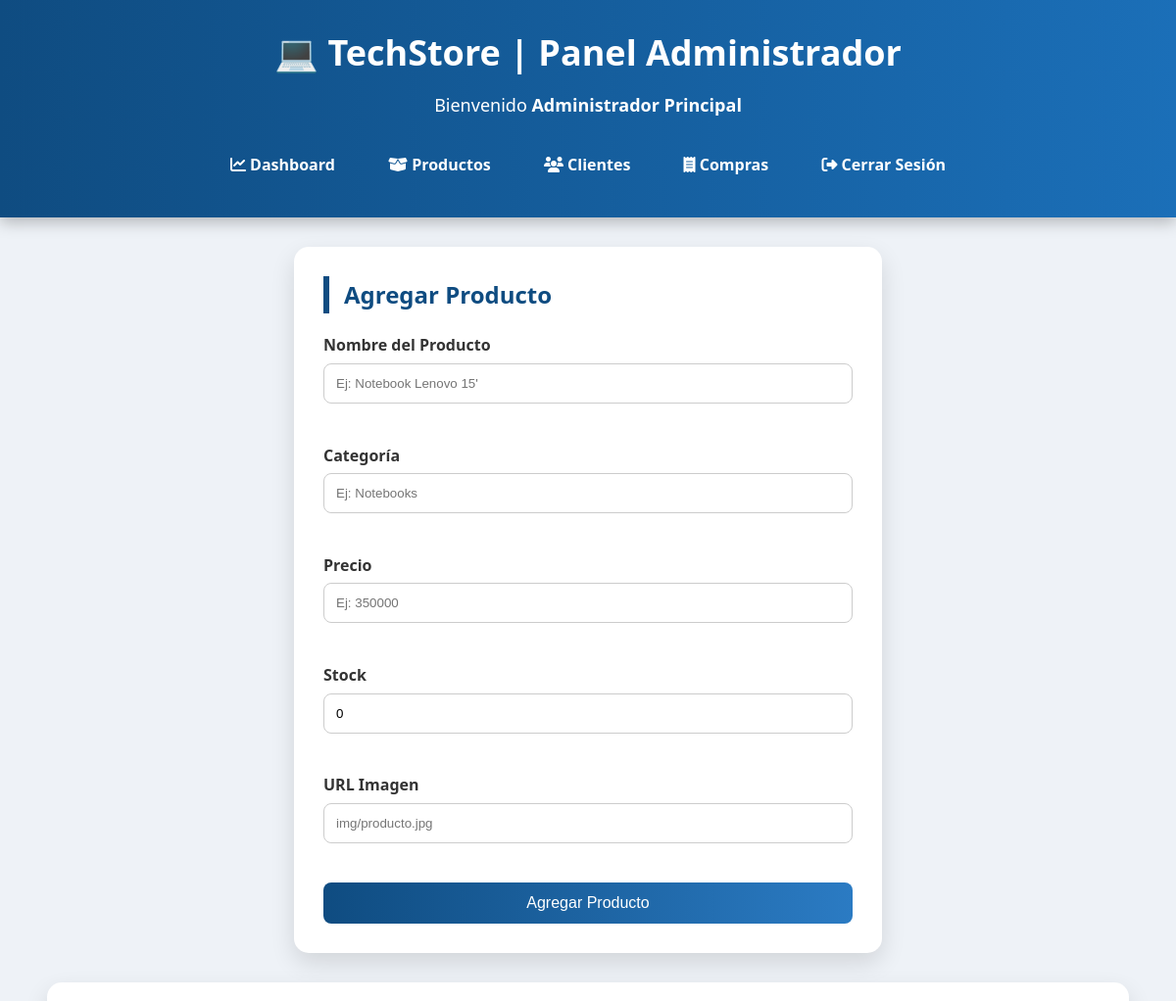
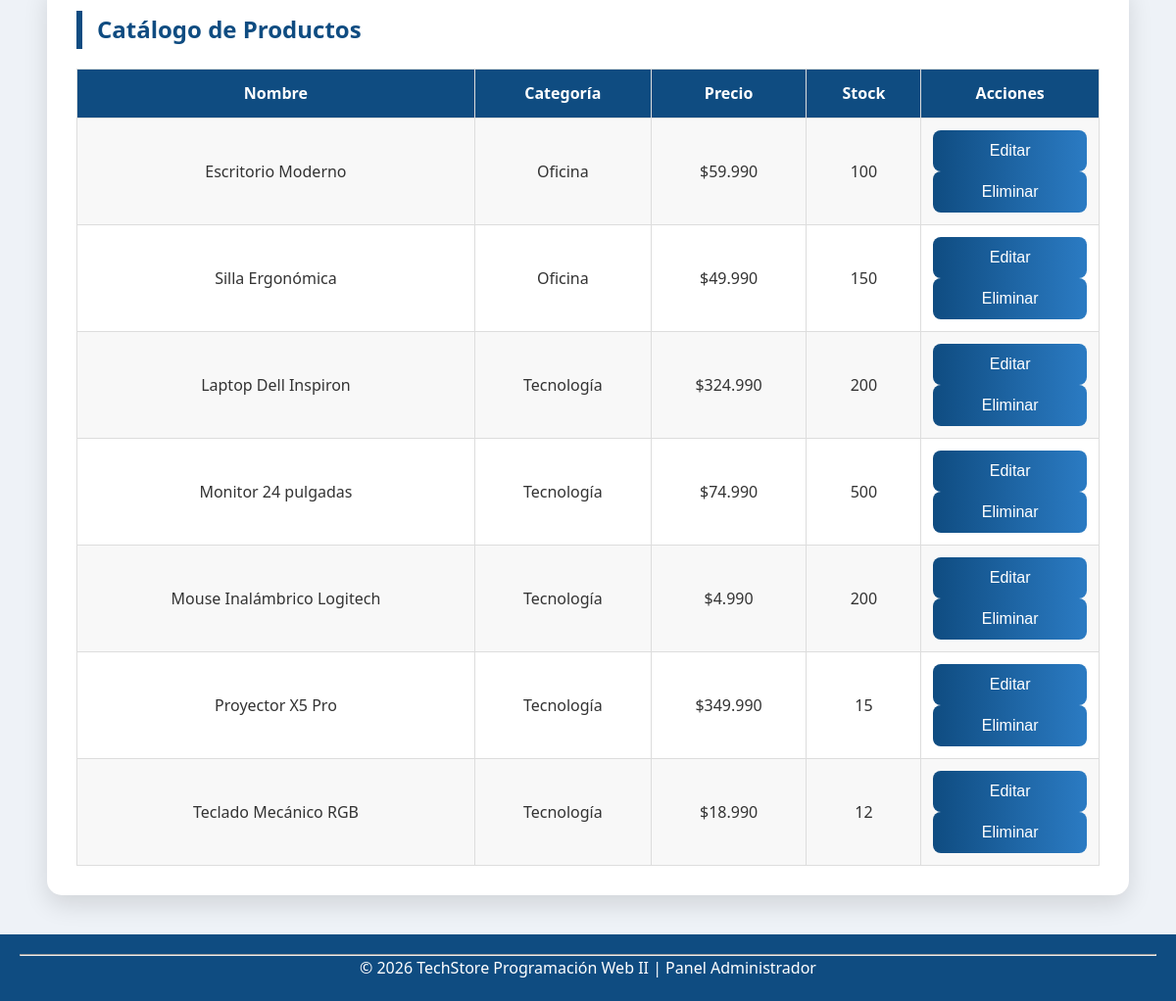
Page /admin/productos.php (signed in) on the committed database (2 pictures, top to bottom).
### tables this page shows
CREATE TABLE `producto` (
  `id_producto` int(11) NOT NULL,
  `nombre` varchar(100) NOT NULL,
  `descripcion` text DEFAULT NULL,
  `precio` int(10) NOT NULL,
  `stock` int(11) NOT NULL DEFAULT 0,
  `categoria` varchar(50) DEFAULT NULL,
  `imagen` varchar(255) DEFAULT NULL,
  `fecha_creacion` timestamp NOT NULL DEFAULT current_timestamp()
);

### php/funciones.php (called while the page is built, shortened)
<?php
function conectarDB()
{
    static $pdo = null;
    if ($pdo === null) {
        $pdo = new PDO(
            "mysql:host=localhost;dbname=tienda;charset=utf8",
            "root",
            "",
            [PDO::ATTR_ERRMODE => PDO::ERRMODE_EXCEPTION,]
        );
    }
    return $pdo;
}

### admin/productos.php (the view, shortened to what this page needs)
<?php
require_once("../php/funciones.php");
$productoEditar = null;
$productos = [];
try {
    $stmt = conectarDB()->query("SELECT * FROM producto ORDER BY categoria, nombre");
    $productos = $stmt->fetchAll();
} catch (PDOException $e) {
    $error = "Error al obtener el listado de productos.";
}
?>
<!DOCTYPE html>
<html lang="es">
    <head>
        <link rel="stylesheet" href="https://cdnjs.cloudflare.com/ajax/libs/font-awesome/6.7.2/css/all.min.css">
        <link rel="stylesheet" href="../css/estilos.css">
    </head>
    <body>
        <header>
            <h1>💻 TechStore | Panel Administrador</h1>
            <p>Bienvenido <strong><?php echo $_SESSION["admin_nombre"]; ?></strong></p>
            <nav>
                <a href="dashboard.php"><i class="fa-solid fa-chart-line"></i> Dashboard</a>
                <a href="productos.php"><i class="fa-solid fa-box-open"></i> Productos</a>
                <a href="clientes.php"><i class="fa-solid fa-users"></i> Clientes</a>
                <a href="compras.php"><i class="fa-solid fa-receipt"></i> Compras</a>
                <a href="../cerrarSesionAdmin.php"><i class="fa-solid fa-right-from-bracket"></i> Cerrar Sesión</a>
            </nav>
        </header>
        <section style="max-width:600px;">
            <h2><?php echo $productoEditar ? "Editar Producto" : "Agregar Producto"; ?></h2>
            <form method="POST">
                <label>Nombre del Producto</label>
                <input type="text" name="nombre" placeholder="Ej: Notebook Lenovo 15'" required
                    value="<?php echo $productoEditar ? htmlspecialchars($productoEditar["nombre"]) : ""; ?>">
                <br><br>
                <label>Categoría</label>
                <input type="text" name="categoria" placeholder="Ej: Notebooks" required
                    value="<?php echo $productoEditar ? htmlspecialchars($productoEditar["categoria"]) : ""; ?>">
                <br><br>
                <label>Precio</label>
                <input type="number" name="precio" placeholder="Ej: 350000" min="1" required
                    value="<?php echo $productoEditar ? $productoEditar["precio"] : ""; ?>">
                <br><br>
                <label>Stock</label>
                <input type="number" name="stock" placeholder="Ej: 10" min="0" required
                    value="<?php echo $productoEditar ? $productoEditar["stock"] : "0"; ?>">
                <br><br>
                <label>URL Imagen</label>
                <input type="text" name="imagen" placeholder="img/producto.jpg" required
                    value="<?php echo $productoEditar ? htmlspecialchars($productoEditar["imagen"]) : ""; ?>">
                <br><br>
                <button type="submit"><?php echo $productoEditar ? "Guardar Cambios" : "Agregar Producto"; ?></button>
            </form>
        </section>
        <section>
            <h2>Catálogo de Productos</h2>
            <?php if (count($productos) == 0) { ?>
            <p>No hay productos registrados.</p>
            <?php } else { ?>
            <table>
                <tr>
                    <th>Nombre</th>
                    <th>Categoría</th>
                    <th>Precio</th>
                    <th>Stock</th>
                    <th>Acciones</th>
                </tr>
                <?php foreach ($productos as $p) { ?>
                <tr>
                    <td><?php echo htmlspecialchars($p["nombre"]); ?></td>
                    <td><?php echo htmlspecialchars($p["categoria"]); ?></td>
                    <td>$<?php echo number_format($p["precio"],0,",","."); ?></td>
                    <td>
                        <?php if ($p["stock"] <= 5) { ?>
                        <strong style="color:red;"><?php echo $p["stock"]; ?></strong>
                        <?php } else { ?>
                        <?php echo $p["stock"]; ?>
                        <?php } ?>
                    </td>
                    <td>
                        <a href="productos.php?editar=<?php echo $p["id_producto"]; ?>"><button>Editar</button></a>
                        <br>
                        <a href="productos.php?eliminar=<?php echo $p["id_producto"]; ?>"
                           onclick="return confirm('¿Eliminar este producto?');"><button>Eliminar</button></a>
                    </td>
                </tr>
                <?php } ?>
            </table>
            <?php } ?>
        </section>
        <footer>
            <hr>
            <p>© 2026 TechStore Programación Web II | Panel Administrador</p>
        </footer>
    </body>
</html>

### css/estilos.css (style rules this page uses)
* { margin:0; padding:0; box-sizing:border-box; }
body { font-family:'Segoe UI',Tahoma,Geneva,Verdana,sans-serif; background:#eef2f7; color:#333; line-height:1.6; }
a { text-decoration:none; color:inherit; }
header { background:linear-gradient(90deg,#0f4c81,#1b6fb8); color:#fff; text-align:center; padding:25px; box-shadow:0 5px 15px rgba(0,0,0,.25); }
header h1 { font-size:36px; margin-bottom:10px; }
header p { font-size:18px; }
nav { margin-top:20px; }
nav a { display:inline-block; text-decoration:none; color:white; padding:10px 20px; margin:5px; border-radius:30px; transition:.3s; font-weight:bold; }
section { width:92%; max-width:1200px; margin:30px auto; background:white; border-radius:15px; padding:30px; box-shadow:0 10px 25px rgba(0,0,0,.12); }
section h2 { color:#0f4c81; margin-bottom:20px; border-left:6px solid #0f4c81; padding-left:15px; }
button { width:100%; background:linear-gradient(90deg,#0f4c81,#2b7bc3); color:white; border:none; border-radius:8px; padding:12px; font-size:16px; cursor:pointer; transition:.3s; }
input, select { width:100%; padding:12px; border-radius:8px; border:1px solid #ccc; margin-top:5px; margin-bottom:15px; }
label { font-weight:bold; color:#333; }
table { width:100%; border-collapse:collapse; margin-top:20px; }
th { background:#0f4c81; color:white; padding:12px; }
td { padding:12px; }
th, td { border:1px solid #ddd; text-align:center; }
tr:nth-child(even) { background:#f8f8f8; }
footer { margin-top:40px; background:#0f4c81; color:white; text-align:center; padding:20px; }

### rows in the picture
producto: nombre "Escritorio Moderno", categoria "Oficina", precio "59.990", stock "100"
producto: nombre "Silla Ergonómica", categoria "Oficina", precio "49.990", stock "150"
producto: nombre "Laptop Dell Inspiron", categoria "Tecnología", precio "324.990", stock "200"
producto: nombre "Monitor 24 pulgadas", categoria "Tecnología", precio "74.990", stock "500"
producto: nombre "Mouse Inalámbrico Logitech", categoria "Tecnología", precio "4.990", stock "200"
producto: nombre "Proyector X5 Pro", categoria "Tecnología", precio "349.990", stock "15"
producto: nombre "Teclado Mecánico RGB", categoria "Tecnología", precio "18.990", stock "12"

### other values in the picture
$_SESSION["admin_nombre"] "Administrador Principal"
